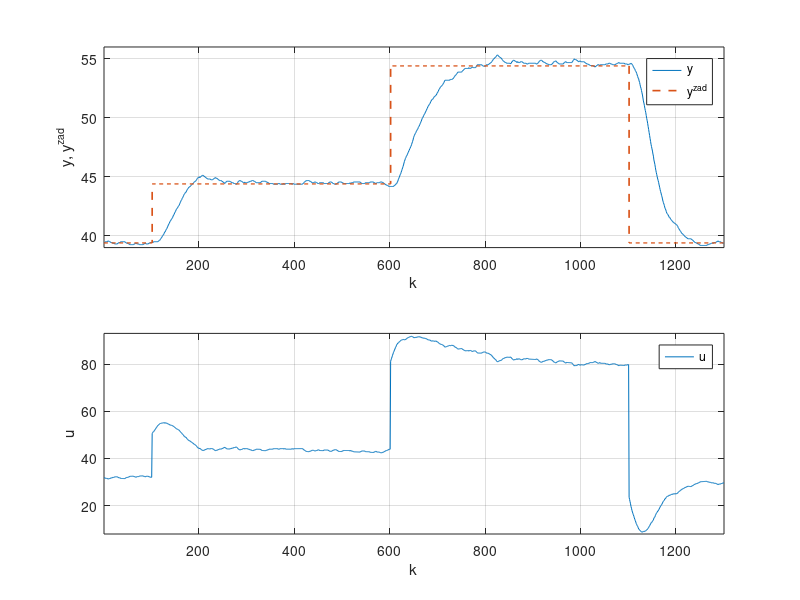

Recreate this plot in MATLAB. (Note: this script raises an error after producing the figure.)
addpath('../../../matlab2tikz-master/src/');
outputFile = '../../doc/lab/figure/zad3PID.tex';


load('dataPID.mat')
start_ = 400;
end_ = 1700;

u = u(start_:end_);
y = y(start_:end_);
yzad = yzad(start_:end_);

x = 1:length(u);

figure(1);

subplot(2,1,1);
hold on;
plot(x,y);
stairs(x,yzad, '--','Linewidth', 1.2);
xlim([min(x) max(x)]);
%title('y');
xlabel('k');
ylabel('y, y^{zad}');
legend('y', 'y^{zad}', 'Location', 'NorthEast');
ylim([floor(min(y)) ceil(0.5+max(y))]);
grid on;
box on;

subplot(2,1,2);
hold on;
plot(x,u);
xlim([min(x) max(x)]);
%title('y');
xlabel('k');
ylabel('u');
legend('u', 'Location', 'NorthEast');
ylim([floor(min(u)) ceil(0.5+max(u))]);
grid on;
box on;

% dwie linijki poni�ej zapewniaj� poprawne ustawienie wykresu w pdf-ie
% oraz pozwalaj� nazwa� wykres pod spodem
%beforeFigure = [sprintf('\\begin{figure}[H] \n\\centering')];
%afterFigure = [sprintf('\\caption{%s}\n\\end{figure}', title)];

matlab2tikz(outputFile, ...
    'showInfo', false, ...
    'encoding', 'UTF-8');
%    'extraCode', beforeFigure, ...
%    'extraCodeAtEnd', afterFigure);
hold off;
%close(1)
